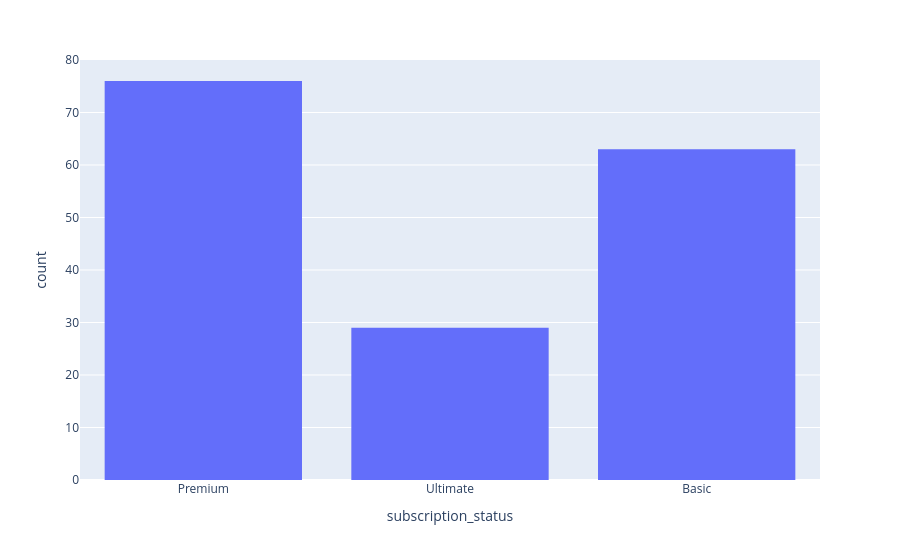

This figure's notebook cell:
### Code cell
px.histogram(df, x='subscription_status')

### Figure 1 — Plotly figure (JSON) as saved in the notebook; plotly's stock layout.template omitted (floating-point values rounded to 4 significant figures; data arrays with more than 128 entries replaced by an {"elided": "..."} marker saying what was removed)
{"data": [{"bingroup": "x", "hovertemplate": "subscription_status=%{x}<br>count=%{y}<extra></extra>", "legendgroup": "", "marker": {"color": "#636efa", "pattern": {"shape": ""}}, "name": "", "orientation": "v", "showlegend": false, "type": "histogram", "x": {"elided": "250 str values"}, "xaxis": "x", "yaxis": "y"}], "layout": {"barmode": "relative", "legend": {"tracegroupgap": 0}, "margin": {"t": 60}, "xaxis": {"anchor": "y", "domain": [0, 1], "title": {"text": "subscription_status"}}, "yaxis": {"anchor": "x", "domain": [0, 1], "title": {"text": "count"}}}}
